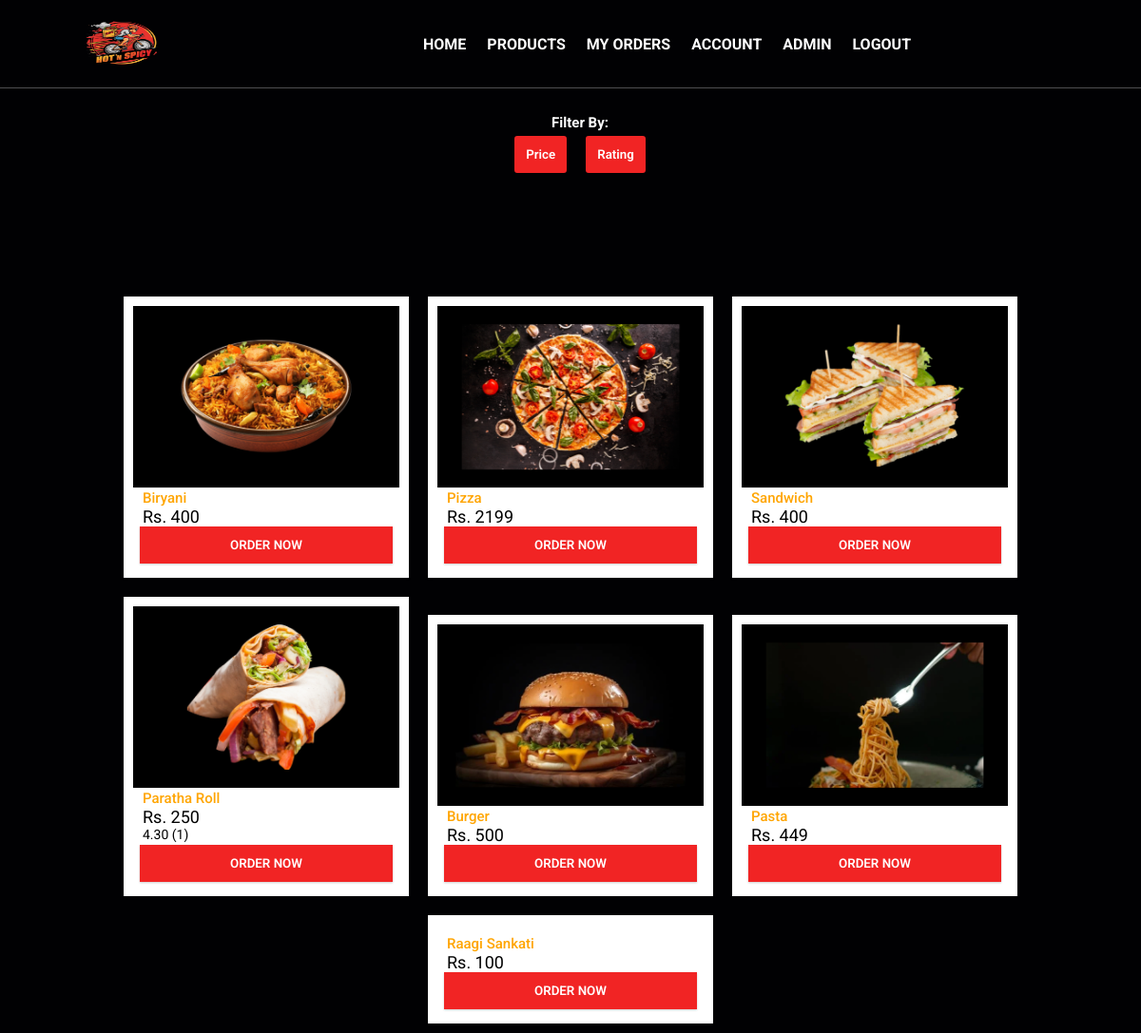
Page /menu (signed in) on the committed database.
### tables this page shows
CREATE TABLE Food
    (
        food_no          INTEGER PRIMARY KEY AUTOINCREMENT ,
        food_image       VARCHAR(300) ,
        food_price       int,
        food_title       VARCHAR (100) ,
        food_description VARCHAR (500) ,
        admin_id         int NOT NULL,
        FOREIGN KEY (ADMIN_ID) REFERENCES ADMIN(ADMIN_ID)
    );

### app.py (the view)
@app.route('/menu')
def menu():
    if "Useremail" and "Userpassword" in session:
        foods = db.returnFoods()
        foods = foods.fetchall()
        foodnosAndRates = db.returnAllReviewsRatesAndFood_nos()
        foodnosAndRates = foodnosAndRates.fetchall()
        return render_template("menu.html", foods=foods, foodnosAndRates=foodnosAndRates)
    return redirect(url_for('login'))

### database.py (called while the page is built)
    @ staticmethod
    def returnFoods():
        connection = s.connect("foodSystem.db")
        cursor = connection.cursor()
        foods = cursor.execute("SELECT * from Food")
        return foods

    @staticmethod
    def returnAllReviewsRatesAndFood_nos():
        connection = s.connect("foodSystem.db")
        cursor = connection.cursor()
        reviews = cursor.execute(f'''
            SELECT f.food_no, avg(r.review_rate), count(*) from Reviews r
            inner join Ordered o
            on o.Order_Id = r.Order_Id
            INNER join Customers c
            on o.customer_id = c.customer_id
            inner join Food f
            on o.food_no = f.food_no
            GROUP by f.food_no
        ''')
        return reviews

### templates/menu.html (shortened to what this page needs)
{% extends 'base.html' %}
{% block body %}
<div class="filter">
    <div class="filterLabel">
        <h2 style="color: white;">Filter By: </h2>
    </div>
    <div class="filterOptions">
        <div class="filterPrice">
            <a href="/menu/filterByPrice"><button style="background-color: #f12424; color: white;">Price</button></a>
        </div>
        <div class="filterRating">
            <a href="/menu/filterByRating"><button style="background-color: #f12424; color: white;">Rating</button></a>
        </div>
    </div>
</div>
    <div class="orders">
        {% for  i in range(foods|length) %}
        <div class="orderCard">
            <div class="orderImage">
                <img src="/static/images/{{ foods[i][1] }}" alt="">
            </div>
            <div class="orderTitle">
                <h2>{{ foods[i][3] }}</h2>
            </div>
            <div class="orderPrice">
                <p>Rs. {{ foods[i][2] }}</p>
            </div>
            {% for j in range(foodnosAndRates|length) %}
                {% if foods[i][0] == foodnosAndRates[j][0] %}
                    <div class="orderRating">
                        <p style="margin-bottom: 3px;"> {{ "%.2f"|format(foodnosAndRates[j][1]) }} ({{ foodnosAndRates[j][2] }})</p>
                    </div>
                {% endif %}
            {% endfor %}
            <div class="orderButton">
                <a href="/menu/{{ foods[i][0] }}"><button>ORDER NOW</button></a>
            </div>
        </div>
        {% endfor %}
    </div>
{% endblock body %}

### templates/base.html (shortened to what this page needs)
<!DOCTYPE html>
<html lang="en">
<head>
    <link rel="stylesheet" href="{{url_for('static', filename='css/style.css') }}">
</head>
<body>
    <header class="header_customer">
        <a href="#" class="logo">
            <img src="{{ url_for('static', filename='images/logo.png') }}" alt="" width="90" height="70">
        </a>
        <nav class="navbarHome">
            <a href="{{ url_for('home') }}">HOME</a>
            <a href="{{ url_for('menu') }}">PRODUCTS</a>
            <a href="{{ url_for('orderDetails') }}">MY ORDERS</a>
            <a href="{{ url_for('account') }}">ACCOUNT</a>
            <a href="{{ url_for('admin') }}">ADMIN</a>
            <a href="{{ url_for('userLogout') }}">LOGOUT</a>
        </nav>
    </header>
    {% block body %}{% endblock body %}
</body>
</html>

### static/css/style.css (style rules this page uses)
:root { --main-color: #f12424; --black: #13131a; --bg: #010103; --border: .1rem solid rgba(255, 255, 255, .3); }
* { margin: 0; padding: 0; font-family:'Roboto', sans-serif; outline: none; border:none; box-sizing: border-box; text-decoration: none; text-transform: capitalize; transition: .2s linear; }
html { font-size: 62.5%; overflow-x: hidden; scroll-padding-top: 9rem; scroll-behavior: smooth; }
body { background: var(--bg); }
.header_customer { background: var(--bg); display: flex; align-items: center; justify-content: flex-start; padding: 1.5em 7%; border-bottom: var(--border); position: fixed; top:0; left: 0; right: 0; z-index: 1000; }
.header_customer .logo img { height: 6rem; margin-right: 270px; }
.header_customer .navbarHome { text-align: center; display: flex; flex-wrap: wrap; justify-content: center; text-align: center; gap: 20px; z-index: 10000000000; }
.header_customer .navbarHome a { margin: 0.1rem; font-size: 1.6rem; color: #fff; font-weight: bold; z-index: 10000000000; }
.filter { margin-left: 20px; }
.filterPrice button, .filterRating button { padding: 7px; font-weight: 600; margin-top: 5px; padding: 12px; border-radius: 3px; border: none; cursor: pointer; background-color: white; }
.orders { display: flex; justify-content: center; flex-direction: row; flex-wrap: wrap; align-items:flex-end; margin-top: 10%; }
.orderCard { margin: 10px; width: 25%; padding: 10px; display: flex; flex-direction: column; background-color: white; box-shadow: 0 1px 2px rgba(0, 0, 0, 0.2); }
.orderImage img { width: 100%; }
.orderTitle h2 { margin-left: 10px; color: orange; font-weight:500; }
.orderPrice { font-weight:400; font-size: large; margin-left: 10px; }
.orderRating { font-weight:400; font-size: 14px; margin-left: 10px; }
.orderButton { text-align: center; margin-bottom: 5px; }
.orderButton a button { font-weight: 600; padding: 12px; width: 95%; border: none; cursor: pointer; color: white; background-color: #f12424; box-shadow: 0 1px 2px rgba(0, 0, 0, 0.2); }

### templates/menu.html (style rules this page uses)
.filter { color: white; margin-top: 10%; }
.filterLabel { text-align: center; }
.filterOptions { display: flex; justify-content: center; }
.filterPrice, .filterRating { margin: 0 10px; }

### rows in the picture
Food: food_image (picture), food_title "Biryani", food_price "400"
Food: food_image (picture), food_title "Pizza", food_price "2199"
Food: food_image (picture), food_title "Sandwich", food_price "400"
Food: food_image (picture), food_title "Paratha Roll", food_price "250"
Food: food_image (picture), food_title "Burger", food_price "500"
Food: food_image (picture), food_title "Pasta", food_price "449"
Food: food_title "Raagi Sankati", food_price "100"

### other values in the picture
{{ "%.2f"|format(foodnosAndRates[j][1]) }} "4.30"
{{ foodnosAndRates[j][2] }} "1"
